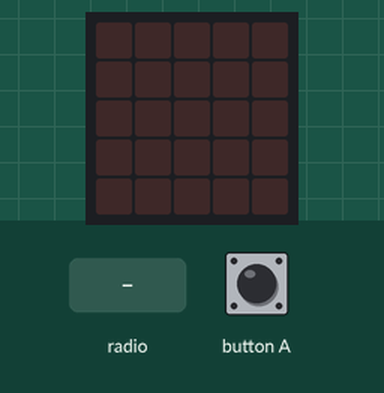
This program was run on a simulated Calliope mini (MakeCode). Shown: the board's 5×5 LED display. The inputs (shaded band) are chosen by the test bench. No radio messages arrive unless stated (any console line starting 'radio sent:' is added by the test bench); what the program prints to the serial console is not drawn.

Above: at 1.2 s.
1.3 s: radio message "0" arrives
At 2.5 s:
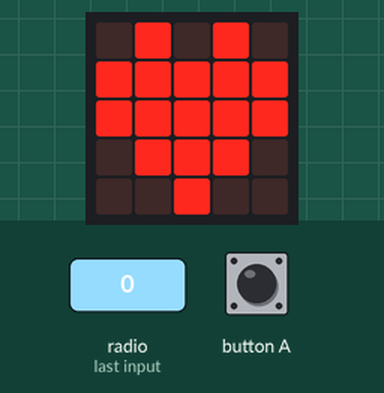
4.3 s: button A pressed for 0.15 s
Timing chart, 0 to 7.3 s (numbered marks = the images above; inputs shaded):
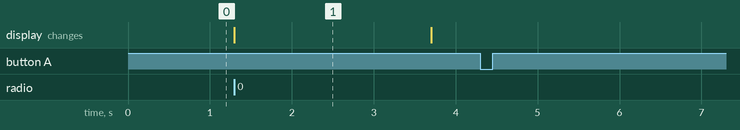

Measured:
- after the input at 1.3 s, the display: changes at once (image 1)
- after the input at 4.3 s, every drawn part: stays the same
- what the display in image 1 shows lasts 2.4 s, from 1.3 s to 3.7 s

The program:

main.ts
```typescript
radio.onReceivedNumber(function (receivedNumber) {
    basic.showLeds(`
        . # . # .
        # # # # #
        # # # # #
        . # # # .
        . . # . .
        `)
    basic.pause(2000)
    basic.clearScreen()
})
input.onButtonEvent(Button.A, input.buttonEventClick(), function () {
    radio.sendNumber(0)
})
radio.setGroup(1)
```

test.ts
```typescript
// Hier kann man Tests durchführen; diese Datei wird nicht kompiliert, wenn dieses Paket als Erweiterung verwendet wird.
```
